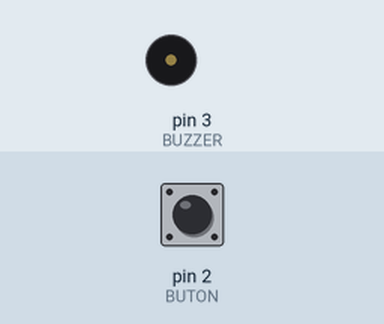
Bench run of a sketch on a simulated Arduino Uno, built with avr-gcc and run on an emulated ATmega328P. Parts: buzzer (waves = sounding, pin HIGH). The inputs (shaded band) are chosen by the test bench; at power-on: pin 2 (BUTON) LOW.

Above: at 1.2 s.
1.3 s: pin 2 (BUTON) pulled HIGH for 0.15 s
At 1.37 s:
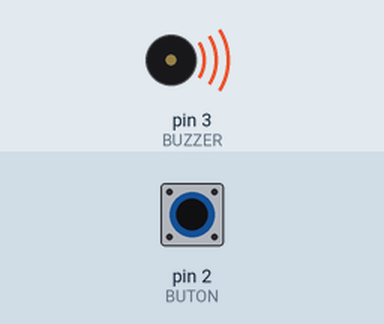
2.9 s: pin 2 (BUTON) pulled HIGH for 3.2 s
At 7.4 s:
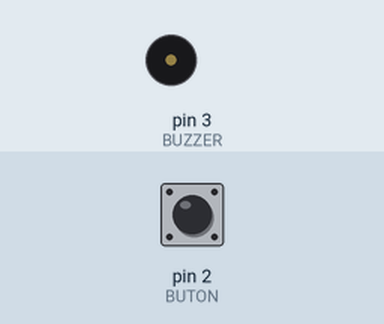
Timing chart, 0 to 8.9 s (numbered marks = the images above; inputs shaded):
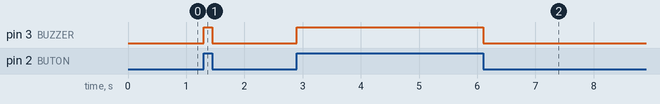

Measured:
- after the input at 1.3 s, pin 3 (BUZZER): LOW → HIGH at once, → LOW 0.15 s later
- after the input at 2.9 s, pin 3 (BUZZER): LOW → HIGH at once, → LOW 3.2 s later

The sketch:

Button.ino
```cpp
/* PHOTONTECH */
/*
  Buton Uygulaması

  2.pin'e bağlı butona basıldığında, 3.pin'e bağlı BUZZER öter.
  Eğer basılmamışsa BUZZER ötmez.

  Bu örnek kod PHOTONTECH tarafından kamuya sunulmuştur.
  https://github.com/GitPhotontech/Photontech_Tron

*/

// Buton ve Buzzer için pin tanımlamaları yapıldı.
#define BUTON 2
#define BUZZER 3

// Buton durumunu temsil edecek değişken tanımlandı.
int BUTON_DURUMU = 0;

void setup() {

// Buton giriş olarak ayarlandı.
pinMode(BUTON, INPUT);

// Buzzer çıkış olarak ayarlandı.
pinMode(BUZZER, OUTPUT);

}

void loop() {

 // Buton durumunu okunuyor. Butona basılıp basılmadığı buradan anlaşılır.
  BUTON_DURUMU = digitalRead(BUTON);

  // Buton durumunu kontrol ediliyor. Eğer butona basılmışsa;
  if (BUTON_DURUMU == HIGH) {
    // Buzzer öter,
    digitalWrite(BUZZER, HIGH);
  } else {
    // Basılmamışsa Buzzer ötmez.
    digitalWrite(BUZZER, LOW);
  }

}
```
